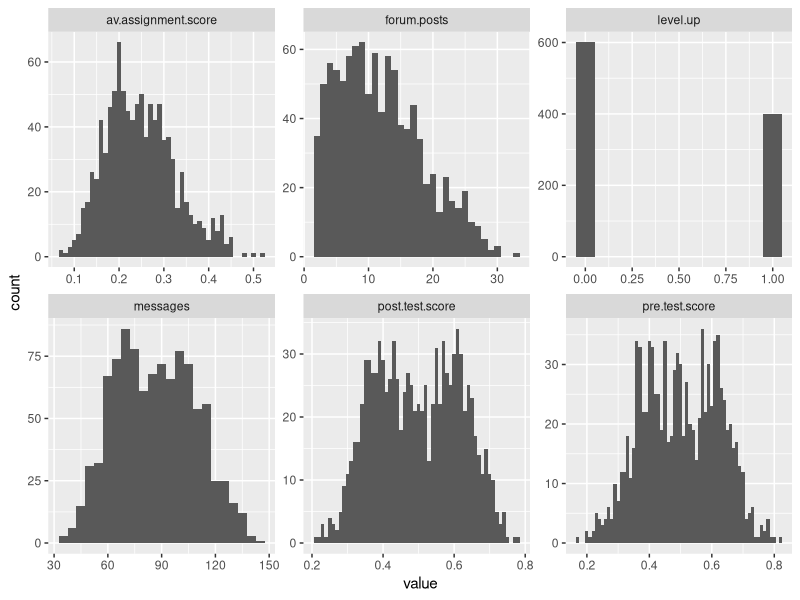
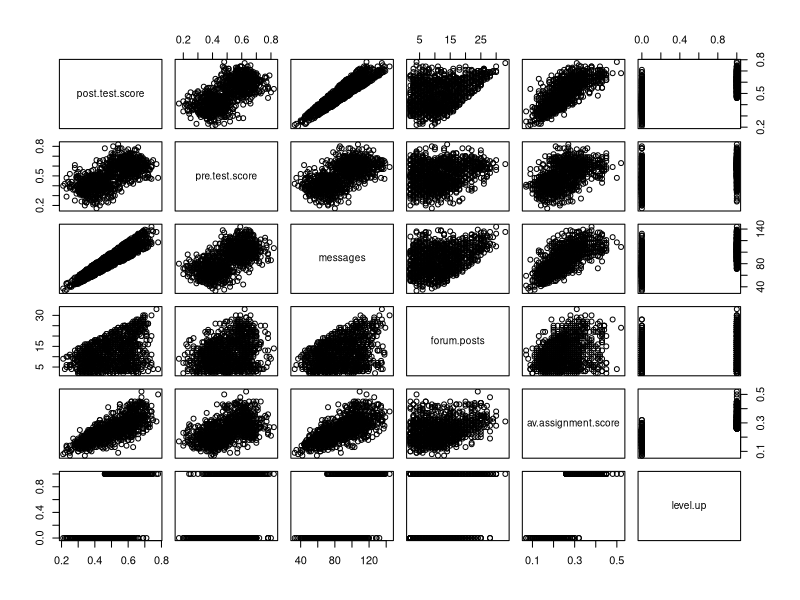
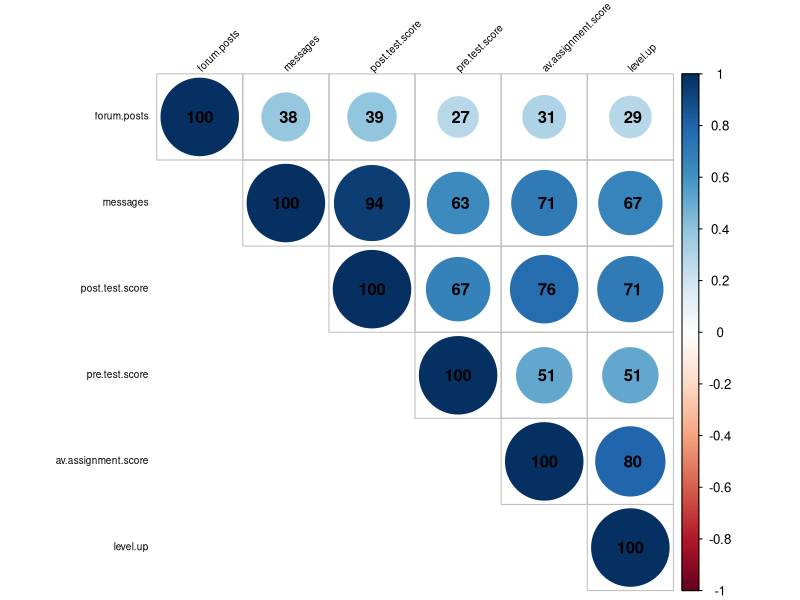
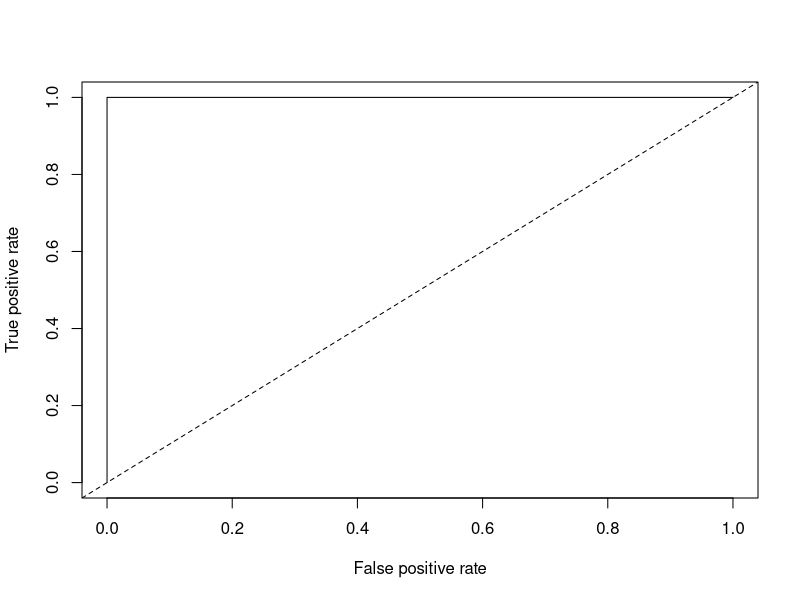
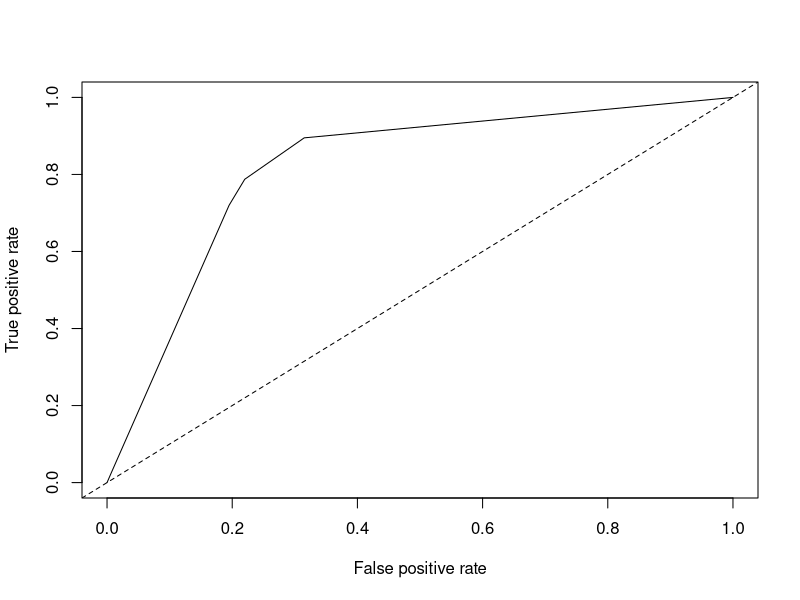

Write the R code that produced these figures, in order.
## ---- chunk 1
install.packages("readr")
install.packages("ggplot2")
install.packages("ROCR")
## ---- chunk 2
library(readr)
s <- read_csv("online.data.csv")
## ---- chunk 3
s1 <- dplyr::select(s, -1)
s1$level.up <- ifelse(s1$level.up=="yes", 1, 0)
## ---- chunk 4
library(ggplot2)
s2 <- tidyr::gather(s1, "variable", "value", 1:6)
## ---- chunk 5
#Rplot1
ggplot(s2, aes(value))+
   geom_histogram(data = s2[s2$variable=="post.test.score",], binwidth = 0.01)+
   geom_histogram(data = s2[s2$variable=="pre.test.score",], binwidth = 0.01)+
   geom_histogram(data = s2[s2$variable=="messages",], binwidth = 5)+
   geom_histogram(data = s2[s2$variable=="forum.posts",], binwidth = 1)+
   geom_histogram(data = s2[s2$variable=="av.assignment.score",], binwidth = 0.01)+
   geom_histogram(data = s2[s2$variable=="level.up",], binwidth = 0.1)+
   facet_wrap(~variable, scale="free")
## ---- chunk 6
#Rplot2
plot(s1)
## ---- chunk 7
#Rplot3
COR <- cor(s1) 
library(corrplot)
corrplot(COR, order="AOE", method="circle", tl.pos="lt", type="upper",        
tl.col="black", tl.cex=0.6, tl.srt=45, 
        addCoef.col="black", addCoefasPercent = TRUE,
        sig.level=0.50, insig = "blank")
## ---- chunk 8
#Create a classification tree that predicts whether a student "levels up" in the online course using three variables of your choice (As we did last time, set all controls to their minimums)
library(rpart)
rp <- rpart(level.up ~ messages + post.test.score + av.assignment.score, method="class", data=s1, control = rpart.control(minsplit=1, minbucket=1, cp=0.01))
## ---- chunk 9
#Plot and generate a CP table for your tree 
printcp(rp)
post(rp, file = "tree.ps", title = "predicting levels up")
## ---- chunk 10
#Generate a probability value that represents the probability that a student levels up based your classification tree 

s1$pred <- predict(rp, type = "prob")[,2]
#Last class we used type = "class" which predicted the classification for us, this time we are using type = "prob" to see the probability that our classififcation is based on.
## ---- chunk 11
#Now you can generate the ROC curve for your model. You will need to install the package ROCR to do this.

library(ROCR)

#Plot the curve - Rplot 4
pred.detail <- prediction(s1$pred, s1$level.up) 
plot(performance(pred.detail, "tpr", "fpr"))
abline(0, 1, lty = 2)
## ---- chunk 12
#Calculate the Area Under the Curve
unlist(slot(performance(pred.detail,"auc"), "y.values"))
#Unlist liberates the AUC value from the "performance" object created by ROCR
## ---- chunk 13
#Now repeat this process, but using the variables you did not use for the previous model and compare the plots & results of your two models. Which one do you think was the better model? Why?
rp2 <- rpart(level.up ~ pre.test.score + forum.posts, method="class", data=s1, control = rpart.control(minsplit=1, minbucket=1))
printcp(rp2)
post(rp2, file = "tree2.ps", title = "predicting levels up")

s1$pred2 <- predict(rp2, type = "prob")[,2]
pred.detail2 <- prediction(s1$pred2, s1$level.up) 
plot(performance(pred.detail2, "tpr", "fpr"))
abline(0, 1, lty = 2)
#Rplot5

unlist(slot(performance(pred.detail2,"auc"), "y.values"))

##Since AUC of c.tree1 is 1 which is greater than AUC of c.tree2, 0.818, c.tree1 is a better model to predict "levels up" than c.tree2.
## ---- chunk 14
#Look at the ROC plot for your first model. Based on this plot choose a probability threshold that balances capturing the most correct predictions against false positives. Then generate a new variable in your data set that classifies each student according to your chosen threshold.

s1$threshold.pred1 <- ifelse(s1$pred2>0.7, 1, 0) 
#make a variable and choose may be say .7 as your limit value
## ---- chunk 15
s3 <- dplyr::count(s1, level.up, threshold.pred1)
## ---- chunk 16
s3$type <- ifelse(s3$level.up==1 & s3$threshold.pred1==1, "TP", ifelse(s3$level.up==1 & s3$threshold.pred1==0, "FN", ifelse(s3$level.up==0 & s3$threshold.pred1==1, "FP", "TN")))
## ---- chunk 17
s4 <- data.frame((s3[s3$type=="TP",]$n + s3[s3$type=="TN",]$n) / sum(s3$n))
names(s4) <- c("accuracy.model1")
## ---- chunk 18
s4$precision.model1 <- s3[s3$type=="TP",]$n / (s3[s3$type=="TP",]$n + s3[s3$type=="FP",]$n)
## ---- chunk 19
s4$recall.model1 <- s3[s3$type=="TP",]$n / (s3[s3$type=="TP",]$n + s3[s3$type=="TN",]$n) 
## ---- chunk 20
#Finally, calculate Kappa for your model according to:

#First generate the table of comparisons
table1 <- table(s1$level.up, s1$threshold.pred1)

#Convert to matrix
matrix1 <- as.matrix(table1)

#Calculate kappa
s4$kappa.model1 <- kappa(matrix1, exact = TRUE)/kappa(matrix1)


## ---- chunk 21
#Look at the ROC plot for your first model. Based on this plot choose a probability threshold that balances capturing the most correct predictions against false positives. Then generate a new variable in your data set that classifies each student according to your chosen threshold.

s1$threshold.pred1 <- ifelse(s1$pred2>0.6, 1, 0) 
#make a variable and choose may be say .7 as your limit value
## ---- chunk 22
s3 <- dplyr::count(s1, level.up, threshold.pred1)
## ---- chunk 23
s3$type <- ifelse(s3$level.up==1 & s3$threshold.pred1==1, "TP", ifelse(s3$level.up==1 & s3$threshold.pred1==0, "FN", ifelse(s3$level.up==0 & s3$threshold.pred1==1, "FP", "TN")))
## ---- chunk 24
s5 <- data.frame((s3[s3$type=="TP",]$n + s3[s3$type=="TN",]$n) / sum(s3$n))
names(s4) <- c("accuracy.model1")
## ---- chunk 25
s5$precision.model1 <- s3[s3$type=="TP",]$n / (s3[s3$type=="TP",]$n + s3[s3$type=="FP",]$n)
## ---- chunk 26
s5$recall.model1 <- s3[s3$type=="TP",]$n / (s3[s3$type=="TP",]$n + s3[s3$type=="TN",]$n) 
## ---- chunk 27
#Finally, calculate Kappa for your model according to:

#First generate the table of comparisons
table1 <- table(s1$level.up, s1$threshold.pred1)

#Convert to matrix
matrix1 <- as.matrix(table1)

#Calculate kappa
s5$kappa.model1 <- kappa(matrix1, exact = TRUE)/kappa(matrix1)
